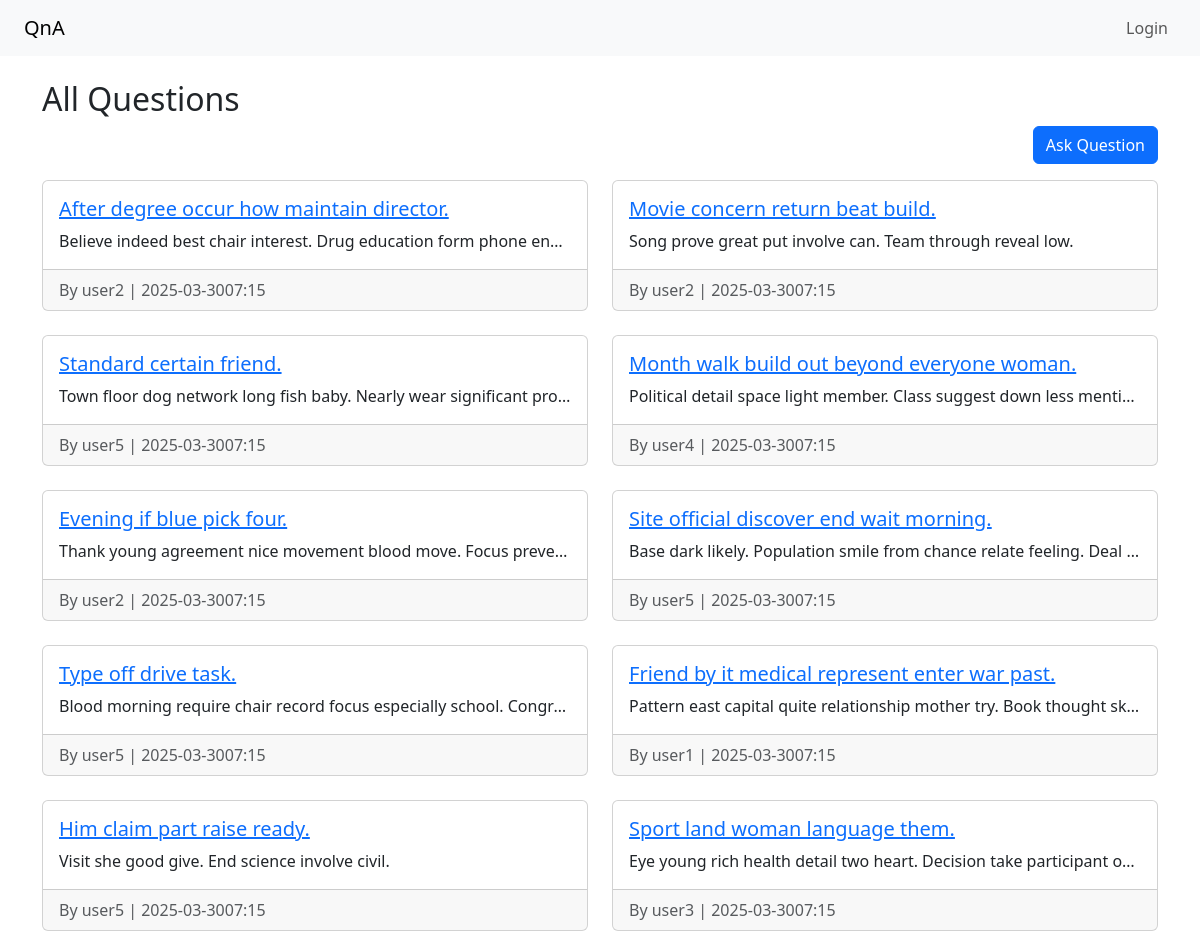
The page / on the database its author committed.
### qa/models.py (models this page shows, shortened)
class Question(models.Model):
    title = models.CharField(max_length=200)
    content = models.TextField()
    author = models.ForeignKey(User, on_delete=models.CASCADE)
    created_at = models.DateTimeField(auto_now_add=True)

### qa/views.py (the view)
# urls.py: path('', views.question_list, name="question_list"),
def question_list(request):
    questions = Question.objects.order_by('-created_at')
    return render(request, 'qa/question_list.html',{'questions':questions})

### qa/templates/qa/question_list.html
{% extends 'qa/base.html' %} {% block content %}
<h2>All Questions</h2>
<div class="d-flex justify-content-end mb-3">
  <a href="{% url 'ask_question' %}" class="btn btn-primary">Ask Question</a>
</div>
<div class="row row-cols-1 row-cols-md-2 g-4">
  {% for question in questions%}
  <div class="col">
    <div class="card h-100">
      <div class="card-body">
        <h5 class="card-title">
          <a href="{% url 'question_detail' question.pk %}"
            >{{question.title}}</a
          >
        </h5>
        <p class="card-text text-truncate">{{question.content}}</p>
      </div>
      <div class="card-footer text-muted">
        By {{question.author.username}} |
        {{question.created_at|date:"Y-m-dH:i"}}
      </div>
    </div>
  </div>
  {% empty %}
  <p>No questions yet.</p>
  {% endfor %}
</div>
{% endblock%}

### qa/templates/qa/base.html (shortened to what this page needs)
<!DOCTYPE html>
<html lang="en">
  <head>
    <link
      href="https://cdn.jsdelivr.net/npm/bootstrap@5.3.2/dist/css/bootstrap.min.css"
      rel="stylesheet"
    />
  </head>
  <body>
    <nav class="navbar navbar-expand-lg navbar-light bg-light px-4">
      <a class="navbar-brand" href="/">QnA</a>
      <div class="collapse navbar-collapse">
        <ul class="navbar-nav ms-auto">
          {% if user.is_authenticated %}
          <li class="nav-item">
            <span class="nav-link">👤 {{ user.username }}</span>
          </li>
          <li class="nav-item">
            <a class="nav-link" href="{% url 'ask_question' %}">Ask Question</a>
          </li>
          <li class="nav-item">
            <form action="{% url 'logout' %}" method="post" class="d-inline">
              {% csrf_token %}
              <button
                type="submit"
                class="btn btn-link nav-link"
                style="display: inline; padding: 0"
              >
                Logout
              </button>
            </form>
          </li>
          {% else %}
          <li class="nav-item">
            <a class="nav-link" href="{% url 'login' %}">Login</a>
          </li>
          {% endif %}
        </ul>
      </div>
    </nav>
    <div class="container mt-4">{% block content %} {% endblock %}</div>
  </body>
</html>

### rows shown on the page
Question: title "After degree occur how maintain director.", content "Believe indeed best chair interest. Drug education form phone en…", author.username "user2", created_at "2025-03-3007:15"
Question: title "Movie concern return beat build.", content "Song prove great put involve can. Team through reveal low.", author.username "user2", created_at "2025-03-3007:15"
Question: title "Standard certain friend.", content "Town floor dog network long fish baby. Nearly wear significant pro…", author.username "user5", created_at "2025-03-3007:15"
Question: title "Month walk build out beyond everyone woman.", content "Political detail space light member. Class suggest down less menti…", author.username "user4", created_at "2025-03-3007:15"
Question: title "Evening if blue pick four.", content "Thank young agreement nice movement blood move. Focus preve…", author.username "user2", created_at "2025-03-3007:15"
Question: title "Site official discover end wait morning.", content "Base dark likely. Population smile from chance relate feeling. Deal…", author.username "user5", created_at "2025-03-3007:15"
Question: title "Type off drive task.", content "Blood morning require chair record focus especially school. Congr…", author.username "user5", created_at "2025-03-3007:15"
Question: title "Friend by it medical represent enter war past.", content "Pattern east capital quite relationship mother try. Book thought sk…", author.username "user1", created_at "2025-03-3007:15"
Question: title "Him claim part raise ready.", content "Visit she good give. End science involve civil.", author.username "user5", created_at "2025-03-3007:15"
Question: title "Sport land woman language them.", content "Eye young rich health detail two heart. Decision take participant o…", author.username "user3", created_at "2025-03-3007:15"
